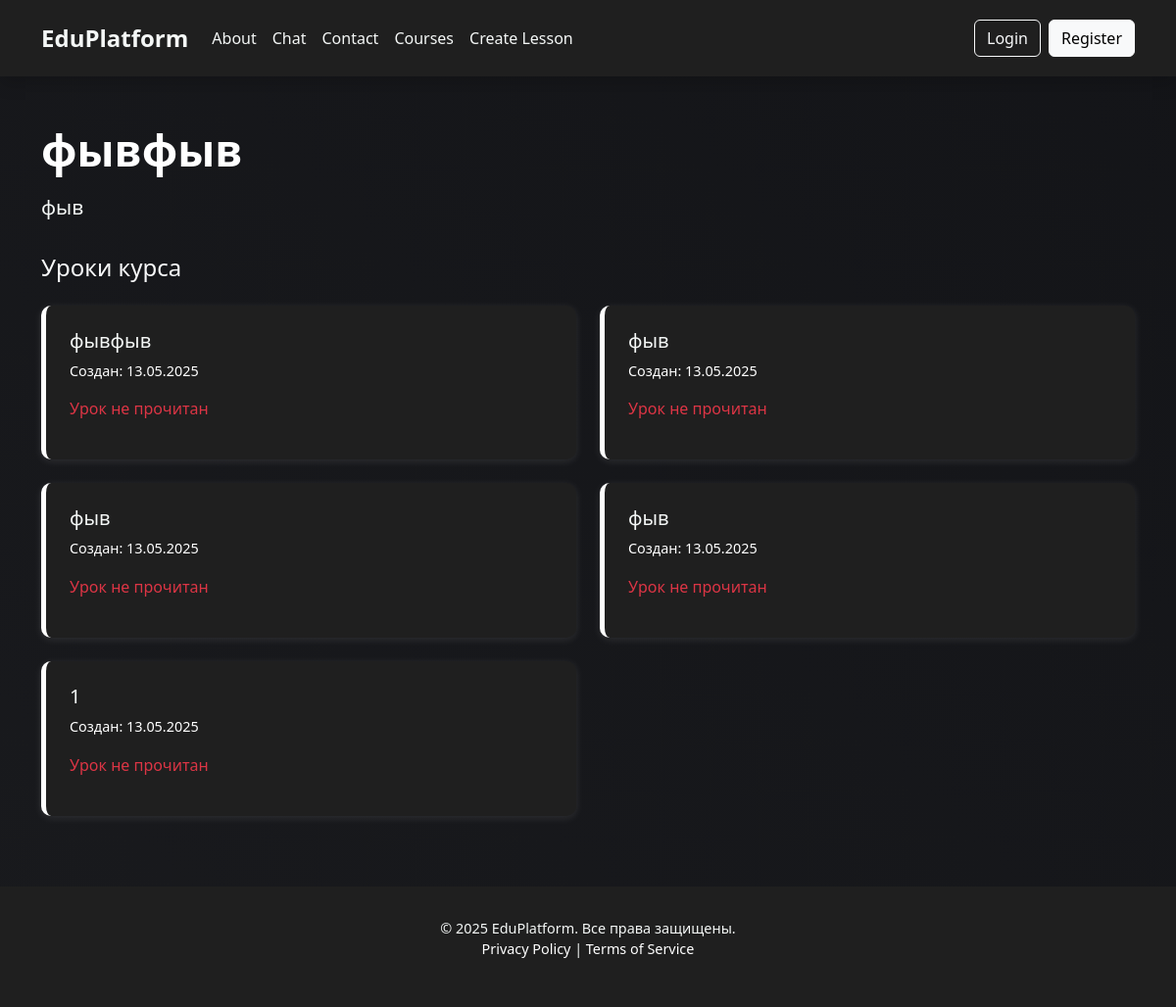
Before: /course/2/lessons/ with the older database file.
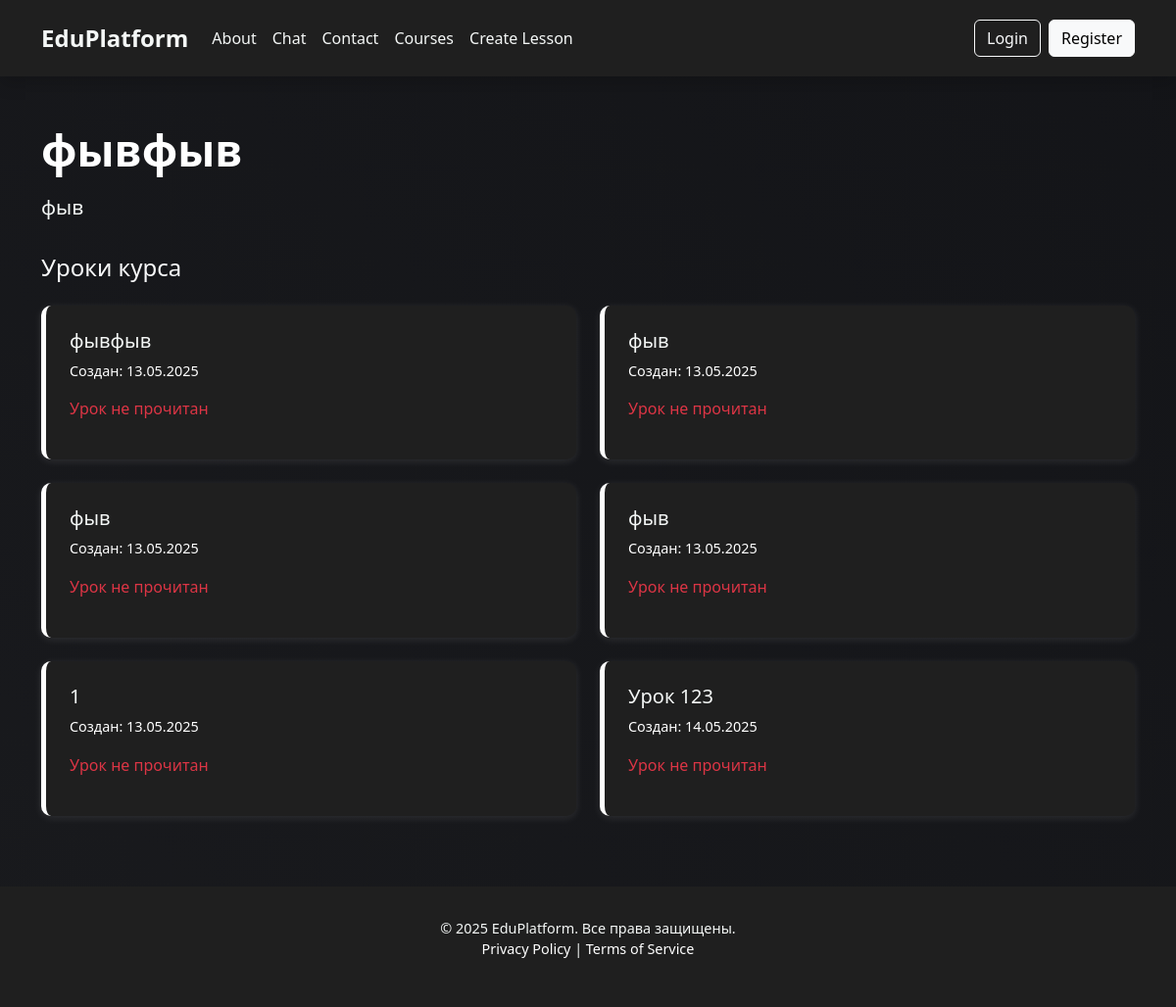
After: the same page with the newer database file.
### index/models.py (models this page shows, shortened)
class Lesson(models.Model):
    course = models.ForeignKey(Course, on_delete=models.CASCADE, related_name='lessons')
    title = models.CharField(max_length=100)
    content = models.TextField()
    image = models.ImageField(upload_to='lesson_images/', null=True, blank=True)
    isRead = models.BooleanField(default=False)
    created_at = models.DateTimeField(auto_now_add=True)
    updated_at = models.DateTimeField(auto_now=True)

### index/views.py (the view)
# urls.py: path('course/<int:course_id>/lessons/', course_lessons_view, name='course_lessons'),  # Страница с уроками курса
def course_lessons_view(request, course_id):
    course = get_object_or_404(Course, id=course_id)  # Получаем курс по ID
    lessons = course.lessons.all()  # Получаем все уроки этого курса
    return render(request, 'index/courses_detail.html', {'course': course, 'lessons': lessons})

### templates/index/courses_detail.html (shortened to what this page needs)
<!DOCTYPE html>
{% load static %}
<html lang="ru">
<head>
  <link href="https://cdn.jsdelivr.net/npm/bootstrap@5.3.3/dist/css/bootstrap.min.css" rel="stylesheet">
  <link href="https://cdn.jsdelivr.net/npm/bootstrap-icons@1.10.5/font/bootstrap-icons.css" rel="stylesheet">
</head>
<body>
<nav class="navbar navbar-expand-lg navbar-dark py-3 shadow">
  <div class="container">
    <a class="navbar-brand fw-bold fs-4" href="{% url 'main' %}">EduPlatform</a>
    <div class="collapse navbar-collapse justify-content-between" id="navbarNav">
      <ul class="navbar-nav">
        <li class="nav-item"><a class="nav-link" href="{% url 'about' %}">About</a></li>
        <li class="nav-item"><a class="nav-link" href="{% url 'chat' %}">Chat</a></li>
        <li class="nav-item"><a class="nav-link" href="{% url 'contact' %}">Contact</a></li>
        <li class="nav-item"><a class="nav-link" href="{% url 'courses' %}">Courses</a></li>
        <li class="nav-item"><a class="nav-link" href="{% url 'create_lesson' %}">Create Lesson</a></li>
      </ul>
      <ul class="navbar-nav">
        {% if user.is_authenticated %}
          <li class="nav-item"><span class="nav-link">Hi, {{ user.username }}</span></li>
          <li class="nav-item"><a class="btn btn-outline-light" href="{% url 'logout' %}">Logout</a></li>
        {% else %}
          <li class="nav-item"><a class="btn btn-outline-light me-2" href="{% url 'login' %}">Login</a></li>
          <li class="nav-item"><a class="btn btn-light" href="{% url 'register' %}">Register</a></li>
        {% endif %}
      </ul>
    </div>
  </div>
</nav>
<section class="container my-5">
  <h2 class="section-title">{{ course.title }}</h2>
  <p class="section-description">{{ course.description }}</p>
  <h4 class="mb-4 text-light">Уроки курса</h4>
  <div class="row">
    {% for lesson in lessons %}
      <div class="col-md-6">
        <div class="lesson-card">
          <a href="{% url 'lesson_detail' lesson.id %}">
            <h5>{{ lesson.title }}</h5>
            <p class="mt-2 text-white" style="font-size: 0.9rem;">Создан: {{ lesson.created_at|date:"d.m.Y" }}</p>
            {% if lesson.isRead %}
              <p class="text-success">Урок прочитан</p>
            {% else %}
              <p class="text-danger">Урок не прочитан</p>
            {% endif %}
          </a>
        </div>
      </div>
    {% empty %}
      <p>У этого курса пока нет уроков.</p>
    {% endfor %}
  </div>
</section>
<footer>
  <div class="container">
    <p class="mb-0">© 2025 EduPlatform. Все права защищены.</p>
    <p><a href="#">Privacy Policy</a> | <a href="#">Terms of Service</a></p>
  </div>
</footer>
</body>
</html>

Changed rows visible on the page:
added Lesson: title "Урок 123", created_at "14.05.2025", isRead "Урок не прочитан"
